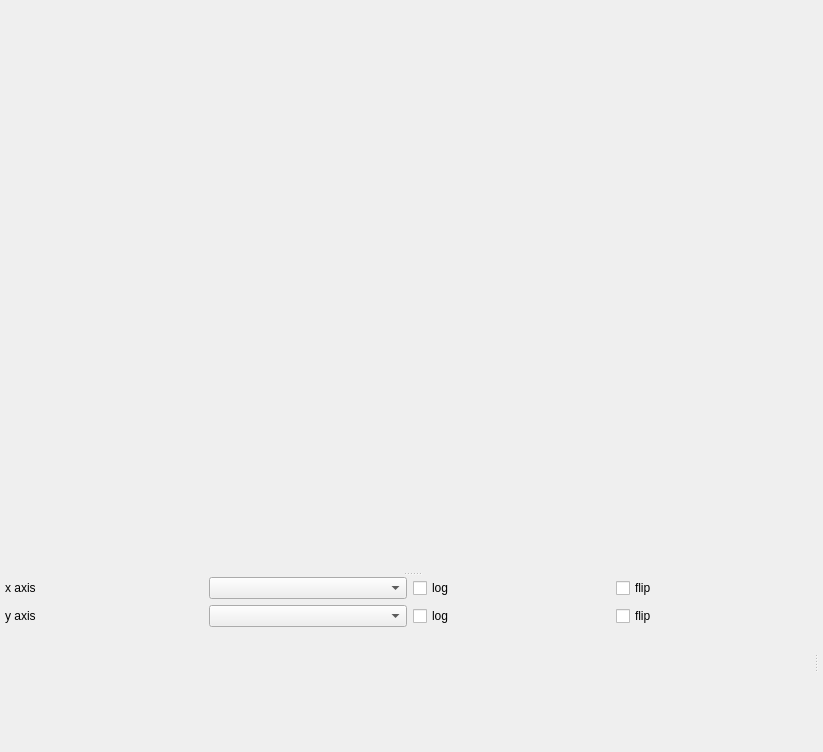
<?xml version="1.0" encoding="UTF-8"?>
<ui version="4.0">
 <class>ScatterWidget</class>
 <widget class="QWidget" name="ScatterWidget">
  <property name="geometry">
   <rect>
    <x>0</x>
    <y>0</y>
    <width>823</width>
    <height>752</height>
   </rect>
  </property>
  <property name="windowTitle">
   <string>Scatter Plot</string>
  </property>
  <layout class="QVBoxLayout" name="verticalLayout_2">
   <property name="margin">
    <number>5</number>
   </property>
   <item>
    <widget class="QSplitter" name="splitter_2">
     <property name="orientation">
      <enum>Qt::Vertical</enum>
     </property>
     <property name="handleWidth">
      <number>7</number>
     </property>
     <widget class="MplWidget" name="mplWidget" native="true">
      <property name="sizePolicy">
       <sizepolicy hsizetype="Expanding" vsizetype="Expanding">
        <horstretch>0</horstretch>
        <verstretch>0</verstretch>
       </sizepolicy>
      </property>
      <property name="minimumSize">
       <size>
        <width>0</width>
        <height>300</height>
       </size>
      </property>
      <property name="toolTip">
       <string/>
      </property>
     </widget>
     <widget class="QSplitter" name="splitter">
      <property name="orientation">
       <enum>Qt::Horizontal</enum>
      </property>
      <widget class="QWidget" name="layoutWidget">
       <layout class="QVBoxLayout" name="axisLayout">
        <property name="sizeConstraint">
         <enum>QLayout::SetMaximumSize</enum>
        </property>
        <item>
         <layout class="QHBoxLayout" name="xAxisLayout">
          <item>
           <widget class="QLabel" name="xlabel">
            <property name="text">
             <string>x axis</string>
            </property>
           </widget>
          </item>
          <item>
           <widget class="QComboBox" name="xAxisComboBox">
            <property name="toolTip">
             <string>Set which attribute is plotted on the x axis</string>
            </property>
           </widget>
          </item>
          <item>
           <widget class="QCheckBox" name="xLogCheckBox">
            <property name="toolTip">
             <string>Toggle on/off log scaling on the x axis</string>
            </property>
            <property name="text">
             <string>log</string>
            </property>
           </widget>
          </item>
          <item>
           <widget class="QCheckBox" name="xFlipCheckBox">
            <property name="toolTip">
             <string>Flip/unflip the order of the x axis</string>
            </property>
            <property name="text">
             <string>flip</string>
            </property>
           </widget>
          </item>
         </layout>
        </item>
        <item>
         <layout class="QHBoxLayout" name="yAxisLayout">
          <item>
           <widget class="QLabel" name="ylabel">
            <property name="text">
             <string>y axis</string>
            </property>
           </widget>
          </item>
          <item>
           <widget class="QComboBox" name="yAxisComboBox">
            <property name="toolTip">
             <string>Set which attribute is plotted on the y axis</string>
            </property>
           </widget>
          </item>
          <item>
           <widget class="QCheckBox" name="yLogCheckBox">
            <property name="toolTip">
             <string>Toggle on/off log scaling on the y axis</string>
            </property>
            <property name="text">
             <string>log</string>
            </property>
           </widget>
          </item>
          <item>
           <widget class="QCheckBox" name="yFlipCheckBox">
            <property name="toolTip">
             <string>Flip/unflip the order of the y axis</string>
            </property>
            <property name="text">
             <string>flip</string>
            </property>
           </widget>
          </item>
         </layout>
        </item>
        <item>
         <spacer name="verticalSpacer">
          <property name="orientation">
           <enum>Qt::Vertical</enum>
          </property>
          <property name="sizeType">
           <enum>QSizePolicy::Expanding</enum>
          </property>
          <property name="sizeHint" stdset="0">
           <size>
            <width>20</width>
            <height>40</height>
           </size>
          </property>
         </spacer>
        </item>
       </layout>
      </widget>
      <widget class="QWidget" name="layoutWidget">
       <layout class="QVBoxLayout" name="verticalLayout">
        <item>
         <widget class="LayerTreeWidget" name="layerTree" native="true"/>
        </item>
       </layout>
      </widget>
     </widget>
    </widget>
   </item>
  </layout>
 </widget>
 <customwidgets>
  <customwidget>
   <class>MplWidget</class>
   <extends>QWidget</extends>
   <header>mplwidget</header>
   <container>1</container>
  </customwidget>
  <customwidget>
   <class>LayerTreeWidget</class>
   <extends>QWidget</extends>
   <header location="global">layertreewidget</header>
   <container>1</container>
  </customwidget>
 </customwidgets>
 <tabstops>
  <tabstop>xAxisComboBox</tabstop>
  <tabstop>xLogCheckBox</tabstop>
  <tabstop>xFlipCheckBox</tabstop>
  <tabstop>yAxisComboBox</tabstop>
  <tabstop>yLogCheckBox</tabstop>
  <tabstop>yFlipCheckBox</tabstop>
 </tabstops>
 <resources/>
 <connections/>
</ui>
